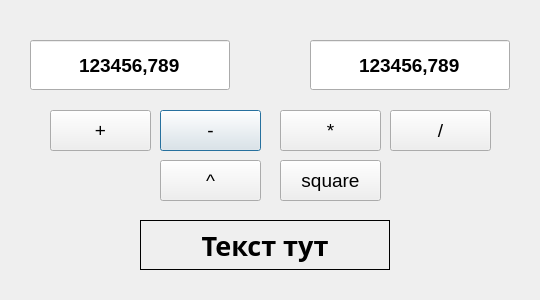
<?xml version="1.0" encoding="UTF-8"?>
<ui version="4.0">
 <class>Dialog</class>
 <widget class="QDialog" name="Dialog">
  <property name="geometry">
   <rect>
    <x>0</x>
    <y>0</y>
    <width>540</width>
    <height>300</height>
   </rect>
  </property>
  <property name="windowTitle">
   <string>Dialog</string>
  </property>
  <widget class="QLineEdit" name="lineEdit">
   <property name="geometry">
    <rect>
     <x>30</x>
     <y>40</y>
     <width>200</width>
     <height>50</height>
    </rect>
   </property>
   <property name="font">
    <font>
     <pointsize>14</pointsize>
     <weight>75</weight>
     <bold>true</bold>
    </font>
   </property>
   <property name="text">
    <string>123456,789</string>
   </property>
   <property name="alignment">
    <set>Qt::AlignCenter</set>
   </property>
  </widget>
  <widget class="QPushButton" name="pushButton_2">
   <property name="geometry">
    <rect>
     <x>160</x>
     <y>110</y>
     <width>101</width>
     <height>41</height>
    </rect>
   </property>
   <property name="font">
    <font>
     <pointsize>14</pointsize>
     <underline>false</underline>
    </font>
   </property>
   <property name="text">
    <string>-</string>
   </property>
   <property name="autoDefault">
    <bool>true</bool>
   </property>
  </widget>
  <widget class="QPushButton" name="pushButton_6">
   <property name="geometry">
    <rect>
     <x>280</x>
     <y>160</y>
     <width>101</width>
     <height>41</height>
    </rect>
   </property>
   <property name="font">
    <font>
     <pointsize>14</pointsize>
     <underline>false</underline>
    </font>
   </property>
   <property name="text">
    <string>square</string>
   </property>
   <property name="autoDefault">
    <bool>true</bool>
   </property>
  </widget>
  <widget class="QLineEdit" name="lineEdit_2">
   <property name="geometry">
    <rect>
     <x>310</x>
     <y>40</y>
     <width>200</width>
     <height>50</height>
    </rect>
   </property>
   <property name="font">
    <font>
     <pointsize>14</pointsize>
     <weight>75</weight>
     <bold>true</bold>
    </font>
   </property>
   <property name="text">
    <string>123456,789</string>
   </property>
   <property name="alignment">
    <set>Qt::AlignCenter</set>
   </property>
  </widget>
  <widget class="QPushButton" name="pushButton_5">
   <property name="geometry">
    <rect>
     <x>160</x>
     <y>160</y>
     <width>101</width>
     <height>41</height>
    </rect>
   </property>
   <property name="font">
    <font>
     <pointsize>14</pointsize>
     <underline>false</underline>
    </font>
   </property>
   <property name="text">
    <string>^</string>
   </property>
   <property name="autoDefault">
    <bool>true</bool>
   </property>
  </widget>
  <widget class="QPushButton" name="pushButton_4">
   <property name="geometry">
    <rect>
     <x>390</x>
     <y>110</y>
     <width>101</width>
     <height>41</height>
    </rect>
   </property>
   <property name="font">
    <font>
     <pointsize>14</pointsize>
     <underline>false</underline>
    </font>
   </property>
   <property name="text">
    <string>/</string>
   </property>
   <property name="autoDefault">
    <bool>true</bool>
   </property>
  </widget>
  <widget class="QLabel" name="label">
   <property name="geometry">
    <rect>
     <x>140</x>
     <y>220</y>
     <width>250</width>
     <height>50</height>
    </rect>
   </property>
   <property name="palette">
    <palette>
     <active>
      <colorrole role="WindowText">
       <brush brushstyle="SolidPattern">
        <color alpha="255">
         <red>0</red>
         <green>0</green>
         <blue>0</blue>
        </color>
       </brush>
      </colorrole>
      <colorrole role="Button">
       <brush brushstyle="SolidPattern">
        <color alpha="255">
         <red>240</red>
         <green>122</green>
         <blue>38</blue>
        </color>
       </brush>
      </colorrole>
      <colorrole role="Light">
       <brush brushstyle="SolidPattern">
        <color alpha="255">
         <red>255</red>
         <green>191</green>
         <blue>145</blue>
        </color>
       </brush>
      </colorrole>
      <colorrole role="Midlight">
       <brush brushstyle="SolidPattern">
        <color alpha="255">
         <red>247</red>
         <green>156</green>
         <blue>91</blue>
        </color>
       </brush>
      </colorrole>
      <colorrole role="Dark">
       <brush brushstyle="SolidPattern">
        <color alpha="255">
         <red>120</red>
         <green>61</green>
         <blue>19</blue>
        </color>
       </brush>
      </colorrole>
      <colorrole role="Mid">
       <brush brushstyle="SolidPattern">
        <color alpha="255">
         <red>160</red>
         <green>81</green>
         <blue>25</blue>
        </color>
       </brush>
      </colorrole>
      <colorrole role="Text">
       <brush brushstyle="SolidPattern">
        <color alpha="255">
         <red>0</red>
         <green>0</green>
         <blue>0</blue>
        </color>
       </brush>
      </colorrole>
      <colorrole role="BrightText">
       <brush brushstyle="SolidPattern">
        <color alpha="255">
         <red>255</red>
         <green>255</green>
         <blue>255</blue>
        </color>
       </brush>
      </colorrole>
      <colorrole role="ButtonText">
       <brush brushstyle="SolidPattern">
        <color alpha="255">
         <red>0</red>
         <green>0</green>
         <blue>0</blue>
        </color>
       </brush>
      </colorrole>
      <colorrole role="Base">
       <brush brushstyle="SolidPattern">
        <color alpha="255">
         <red>255</red>
         <green>255</green>
         <blue>255</blue>
        </color>
       </brush>
      </colorrole>
      <colorrole role="Window">
       <brush brushstyle="SolidPattern">
        <color alpha="255">
         <red>240</red>
         <green>122</green>
         <blue>38</blue>
        </color>
       </brush>
      </colorrole>
      <colorrole role="Shadow">
       <brush brushstyle="SolidPattern">
        <color alpha="255">
         <red>0</red>
         <green>0</green>
         <blue>0</blue>
        </color>
       </brush>
      </colorrole>
      <colorrole role="AlternateBase">
       <brush brushstyle="SolidPattern">
        <color alpha="255">
         <red>247</red>
         <green>188</green>
         <blue>146</blue>
        </color>
       </brush>
      </colorrole>
      <colorrole role="ToolTipBase">
       <brush brushstyle="SolidPattern">
        <color alpha="255">
         <red>255</red>
         <green>255</green>
         <blue>220</blue>
        </color>
       </brush>
      </colorrole>
      <colorrole role="ToolTipText">
       <brush brushstyle="SolidPattern">
        <color alpha="255">
         <red>0</red>
         <green>0</green>
         <blue>0</blue>
        </color>
       </brush>
      </colorrole>
     </active>
     <inactive>
      <colorrole role="WindowText">
       <brush brushstyle="SolidPattern">
        <color alpha="255">
         <red>0</red>
         <green>0</green>
         <blue>0</blue>
        </color>
       </brush>
      </colorrole>
      <colorrole role="Button">
       <brush brushstyle="SolidPattern">
        <color alpha="255">
         <red>240</red>
         <green>122</green>
         <blue>38</blue>
        </color>
       </brush>
      </colorrole>
      <colorrole role="Light">
       <brush brushstyle="SolidPattern">
        <color alpha="255">
         <red>255</red>
         <green>191</green>
         <blue>145</blue>
        </color>
       </brush>
      </colorrole>
      <colorrole role="Midlight">
       <brush brushstyle="SolidPattern">
        <color alpha="255">
         <red>247</red>
         <green>156</green>
         <blue>91</blue>
        </color>
       </brush>
      </colorrole>
      <colorrole role="Dark">
       <brush brushstyle="SolidPattern">
        <color alpha="255">
         <red>120</red>
         <green>61</green>
         <blue>19</blue>
        </color>
       </brush>
      </colorrole>
      <colorrole role="Mid">
       <brush brushstyle="SolidPattern">
        <color alpha="255">
         <red>160</red>
         <green>81</green>
         <blue>25</blue>
        </color>
       </brush>
      </colorrole>
      <colorrole role="Text">
       <brush brushstyle="SolidPattern">
        <color alpha="255">
         <red>0</red>
         <green>0</green>
         <blue>0</blue>
        </color>
       </brush>
      </colorrole>
      <colorrole role="BrightText">
       <brush brushstyle="SolidPattern">
        <color alpha="255">
         <red>255</red>
         <green>255</green>
         <blue>255</blue>
        </color>
       </brush>
      </colorrole>
      <colorrole role="ButtonText">
       <brush brushstyle="SolidPattern">
        <color alpha="255">
         <red>0</red>
         <green>0</green>
         <blue>0</blue>
        </color>
       </brush>
      </colorrole>
      <colorrole role="Base">
       <brush brushstyle="SolidPattern">
        <color alpha="255">
         <red>255</red>
         <green>255</green>
         <blue>255</blue>
        </color>
       </brush>
      </colorrole>
      <colorrole role="Window">
       <brush brushstyle="SolidPattern">
        <color alpha="255">
         <red>240</red>
         <green>122</green>
         <blue>38</blue>
        </color>
       </brush>
      </colorrole>
      <colorrole role="Shadow">
       <brush brushstyle="SolidPattern">
        <color alpha="255">
         <red>0</red>
         <green>0</green>
         <blue>0</blue>
        </color>
       </brush>
      </colorrole>
      <colorrole role="AlternateBase">
       <brush brushstyle="SolidPattern">
        <color alpha="255">
         <red>247</red>
         <green>188</green>
         <blue>146</blue>
        </color>
       </brush>
      </colorrole>
      <colorrole role="ToolTipBase">
       <brush brushstyle="SolidPattern">
        <color alpha="255">
         <red>255</red>
         <green>255</green>
         <blue>220</blue>
        </color>
       </brush>
      </colorrole>
      <colorrole role="ToolTipText">
       <brush brushstyle="SolidPattern">
        <color alpha="255">
         <red>0</red>
         <green>0</green>
         <blue>0</blue>
        </color>
       </brush>
      </colorrole>
     </inactive>
     <disabled>
      <colorrole role="WindowText">
       <brush brushstyle="SolidPattern">
        <color alpha="255">
         <red>120</red>
         <green>61</green>
         <blue>19</blue>
        </color>
       </brush>
      </colorrole>
      <colorrole role="Button">
       <brush brushstyle="SolidPattern">
        <color alpha="255">
         <red>240</red>
         <green>122</green>
         <blue>38</blue>
        </color>
       </brush>
      </colorrole>
      <colorrole role="Light">
       <brush brushstyle="SolidPattern">
        <color alpha="255">
         <red>255</red>
         <green>191</green>
         <blue>145</blue>
        </color>
       </brush>
      </colorrole>
      <colorrole role="Midlight">
       <brush brushstyle="SolidPattern">
        <color alpha="255">
         <red>247</red>
         <green>156</green>
         <blue>91</blue>
        </color>
       </brush>
      </colorrole>
      <colorrole role="Dark">
       <brush brushstyle="SolidPattern">
        <color alpha="255">
         <red>120</red>
         <green>61</green>
         <blue>19</blue>
        </color>
       </brush>
      </colorrole>
      <colorrole role="Mid">
       <brush brushstyle="SolidPattern">
        <color alpha="255">
         <red>160</red>
         <green>81</green>
         <blue>25</blue>
        </color>
       </brush>
      </colorrole>
      <colorrole role="Text">
       <brush brushstyle="SolidPattern">
        <color alpha="255">
         <red>120</red>
         <green>61</green>
         <blue>19</blue>
        </color>
       </brush>
      </colorrole>
      <colorrole role="BrightText">
       <brush brushstyle="SolidPattern">
        <color alpha="255">
         <red>255</red>
         <green>255</green>
         <blue>255</blue>
        </color>
       </brush>
      </colorrole>
      <colorrole role="ButtonText">
       <brush brushstyle="SolidPattern">
        <color alpha="255">
         <red>120</red>
         <green>61</green>
         <blue>19</blue>
        </color>
       </brush>
      </colorrole>
      <colorrole role="Base">
       <brush brushstyle="SolidPattern">
        <color alpha="255">
         <red>240</red>
         <green>122</green>
         <blue>38</blue>
        </color>
       </brush>
      </colorrole>
      <colorrole role="Window">
       <brush brushstyle="SolidPattern">
        <color alpha="255">
         <red>240</red>
         <green>122</green>
         <blue>38</blue>
        </color>
       </brush>
      </colorrole>
      <colorrole role="Shadow">
       <brush brushstyle="SolidPattern">
        <color alpha="255">
         <red>0</red>
         <green>0</green>
         <blue>0</blue>
        </color>
       </brush>
      </colorrole>
      <colorrole role="AlternateBase">
       <brush brushstyle="SolidPattern">
        <color alpha="255">
         <red>240</red>
         <green>122</green>
         <blue>38</blue>
        </color>
       </brush>
      </colorrole>
      <colorrole role="ToolTipBase">
       <brush brushstyle="SolidPattern">
        <color alpha="255">
         <red>255</red>
         <green>255</green>
         <blue>220</blue>
        </color>
       </brush>
      </colorrole>
      <colorrole role="ToolTipText">
       <brush brushstyle="SolidPattern">
        <color alpha="255">
         <red>0</red>
         <green>0</green>
         <blue>0</blue>
        </color>
       </brush>
      </colorrole>
     </disabled>
    </palette>
   </property>
   <property name="font">
    <font>
     <family>Bell MT</family>
     <pointsize>20</pointsize>
     <weight>75</weight>
     <italic>false</italic>
     <bold>true</bold>
    </font>
   </property>
   <property name="layoutDirection">
    <enum>Qt::LeftToRight</enum>
   </property>
   <property name="frameShape">
    <enum>QFrame::Box</enum>
   </property>
   <property name="frameShadow">
    <enum>QFrame::Plain</enum>
   </property>
   <property name="text">
    <string>Текст тут</string>
   </property>
   <property name="alignment">
    <set>Qt::AlignCenter</set>
   </property>
  </widget>
  <widget class="QPushButton" name="pushButton">
   <property name="geometry">
    <rect>
     <x>50</x>
     <y>110</y>
     <width>101</width>
     <height>41</height>
    </rect>
   </property>
   <property name="font">
    <font>
     <pointsize>14</pointsize>
     <underline>false</underline>
    </font>
   </property>
   <property name="text">
    <string>+</string>
   </property>
   <property name="autoDefault">
    <bool>true</bool>
   </property>
   <property name="default">
    <bool>false</bool>
   </property>
   <property name="flat">
    <bool>false</bool>
   </property>
  </widget>
  <widget class="QPushButton" name="pushButton_3">
   <property name="geometry">
    <rect>
     <x>280</x>
     <y>110</y>
     <width>101</width>
     <height>41</height>
    </rect>
   </property>
   <property name="font">
    <font>
     <pointsize>14</pointsize>
     <underline>false</underline>
    </font>
   </property>
   <property name="text">
    <string>*</string>
   </property>
   <property name="autoDefault">
    <bool>true</bool>
   </property>
  </widget>
 </widget>
 <resources/>
 <connections/>
</ui>
